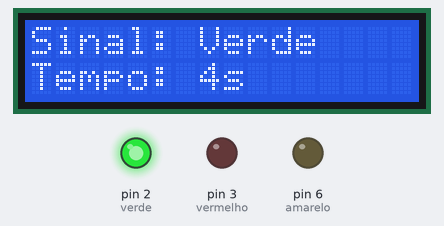
Bench run of a sketch on a simulated Arduino Uno, built with avr-gcc and run on an emulated ATmega328P. Parts: 16×2 character LCD, output pins drawn as LEDs (lit = HIGH).

Above: at 0.1 s.
At 1.1 s:
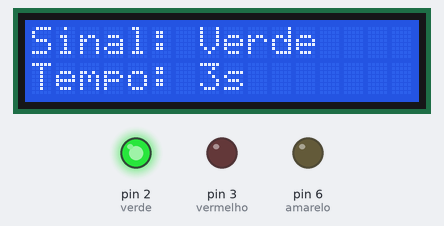
At 2.1 s:
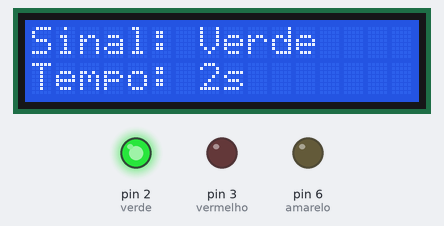
At 5.1 s:
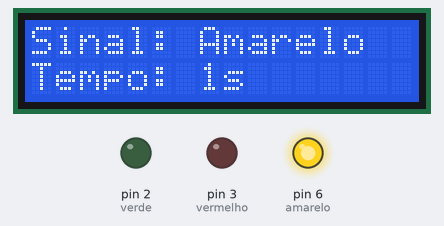
At 8.2 s:
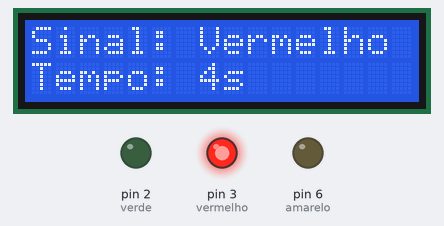
At 11.2 s:
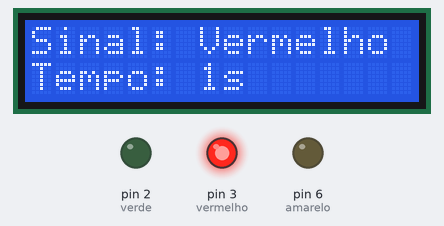
Timing chart, 0 to 37.8 s (numbered marks = the images above):
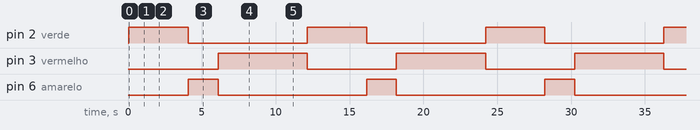

Measured:
- by itself, pin 2 (verde): alternates HIGH for 4.0 s and LOW for 8.0 s
- by itself, pin 3 (vermelho): alternates HIGH for 6.0 s and LOW for 6.0 s
- by itself, pin 6 (amarelo): alternates HIGH for 2.0 s and LOW for 10.1 s
- what the display in image 1 shows lasts 1.0 s, from 1.1 s to 2.1 s

The sketch:

semaforo.ino
```cpp
#include <LiquidCrystal.h>

LiquidCrystal lcd(12, 11, 9, 8, 5, 4);

int amarelo = 6;
int verde = 2;
int vermelho = 3;

void setup()
{
  lcd.begin(16, 2);
  pinMode(amarelo, OUTPUT);
  pinMode(verde, OUTPUT);
  pinMode(vermelho, OUTPUT);
}

void loop() {
  // Verde: 4s
  mostrarTempo("Verde", verde, 4);

  // Amarelo: 2s
  mostrarTempo("Amarelo", amarelo, 2);

  // Vermelho: 6s
  mostrarTempo("Vermelho", vermelho, 6);
}

// Função que mostra contagem no LCD
void mostrarTempo(String cor, int pino, int segundos) {
  // Garante que só o LED da cor certa acenda
  digitalWrite(verde, LOW);
  digitalWrite(amarelo, LOW);
  digitalWrite(vermelho, LOW);
  digitalWrite(pino, HIGH);

  for (int i = segundos; i > 0; i--) {
    lcd.clear();
    lcd.setCursor(0, 0);
    lcd.print("Sinal: ");
    lcd.print(cor);
    lcd.setCursor(0, 1);
    lcd.print("Tempo: ");
    lcd.print(i);
    lcd.print("s   ");
    delay(1000);
  }

  digitalWrite(pino, LOW);
}
```
